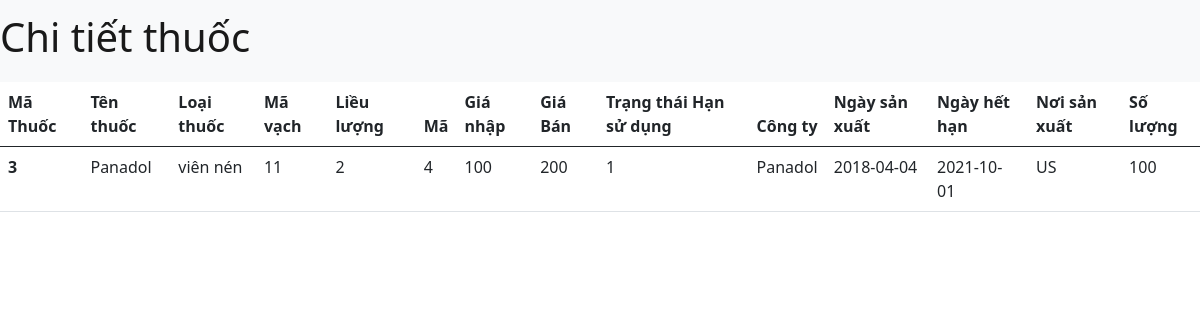
Screenshot of /detail.php?id=3 with the database file from the repository.
### tables this page shows
CREATE TABLE `drugs` (
  `id` int(11) NOT NULL,
  `name` varchar(100) NOT NULL,
  `type` varchar(100) NOT NULL,
  `barcode` int(11) NOT NULL,
  `dose` int(11) NOT NULL,
  `code` int(11) NOT NULL,
  `cost_price` float NOT NULL,
  `selling_pricve` float NOT NULL,
  `expiry` tinyint(1) NOT NULL,
  `company_name` varchar(100) NOT NULL,
  `production_date` date NOT NULL,
  `expiration_date` date NOT NULL,
  `place` varchar(100) DEFAULT NULL,
  `quantity` int(11) NOT NULL
);

### src/detail.php (the view)
<?php
include 'header.php';
$id = $_GET['id'];
?>
<body>
    <div class="navbar navbar-light bg-light justify-content-between">
        <a class="navbar-brand" href="">
            <h1>Chi tiết thuốc</h1>
        </a>
    </div>
    <main>
        <table class="table">
            <thead>
                <tr>
                    <th scope="col">Mã Thuốc</th>
                    <th scope="col">Tên thuốc</th>
                    <th scope="col">Loại thuốc</th>
                    <th scope="col">Mã vạch</th>
                    <th scope="col">Liều lượng</th>
                    <th scope="col">Mã</th>
                    <th scope="col">Giá nhập</th>
                    <th scope="col">Giá Bán</th>
                    <th scope="col">Trạng thái Hạn sử dụng</th>
                    <th scope="col">Công ty</th>
                    <th scope="col">Ngày sản xuất</th>
                    <th scope="col">Ngày hết hạn</th>
                    <th scope="col">Nơi sản xuất</th>
                    <th scope="col">Số lượng</th>
                </tr>
            </thead>
            <tbody>
                <?php
                include 'config.php';
                $sql = "SELECT * from drugs where id = $id";
                $result = mysqli_query($conn, $sql);
                $count = mysqli_num_rows($result);
                if ($count > 0) {
                    while ($row = mysqli_fetch_assoc($result)) {
                        echo '<tr>';
                        echo '<th scope="row">' . $row['id'] . '</th>';
                        echo '<td>' . $row['name'] . '</td>';
                        echo '<td>' . $row['type'] . '</td>';
                        echo '<td>' . $row['barcode'] . '</td>';
                        echo '<td>' . $row['dose'] . '</td>';
                        echo '<td>' . $row['code'] . '</td>';
                        echo '<td>' . $row['cost_price'] . '</td>';
                        echo '<td>' . $row['selling_pricve'] . '</td>';
                        echo '<td>' . $row['expiry'] . '</td>';
                        echo '<td>' . $row['company_name'] . '</td>';
                        echo '<td>' . $row['production_date'] . '</td>';
                        echo '<td>' . $row['expiration_date'] . '</td>';
                        echo '<td>' . $row['place'] . '</td>';
                        echo '<td>' . $row['quantity'] . '</td>';
                        echo '</tr>';
                    }
                }
                ?>
            </tbody>
        </table>
    </main>
</body>
</html>

### rows the page displays
drugs: id "3", name "Panadol", type "viên nén", barcode "11", dose "2", code "4", cost_price "100", selling_pricve "200", expiry "1", company_name "Panadol", production_date "2018-04-04", expiration_date "2021-10-01", place "US", quantity "100"
